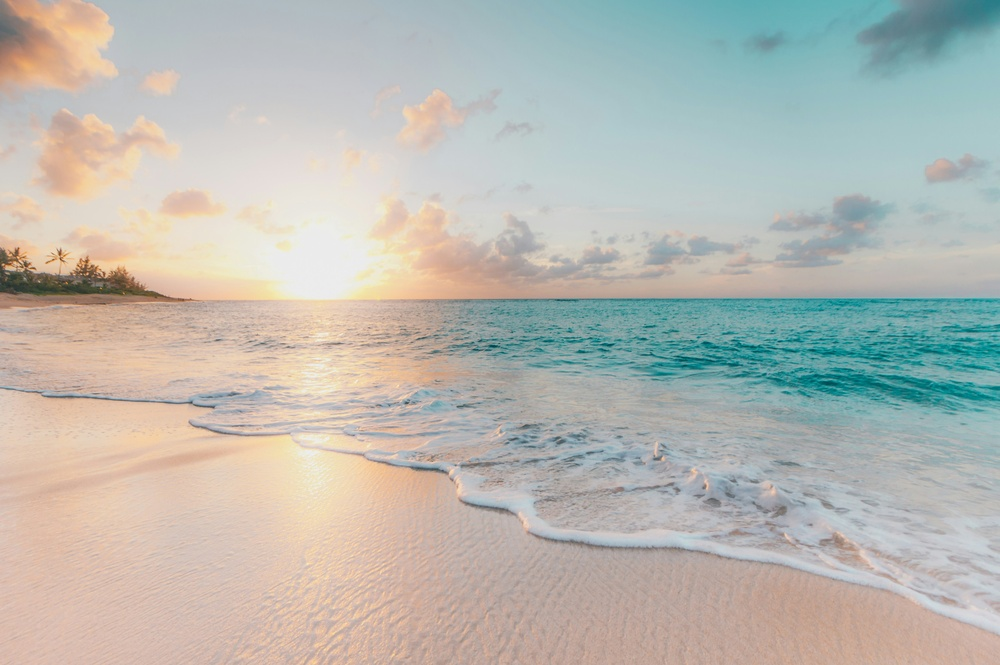
#> input picture dataset/sample.jpg, 1000 x 665 px, shrunk from 4621 x 3072 before the run
$ jupyter execute grayscale-to-binary.ipynb
#> lines starting #> are read from the running program, lines starting #| are printed output that depends on the picture; after the words box and inside, x2 and y2 are one past the last pixel; in counts of white or black regions, pixels touching at a corner belong together; long printed decimals are rounded
Greyscale to Binary

Case-1 : Use Mean Intensity as Threshold

[cell 1]
import cv2
import numpy as np
path = '../dataset/sample.jpg'
img = cv2.imread(path,cv2.IMREAD_GRAYSCALE) # read the image in grayscale
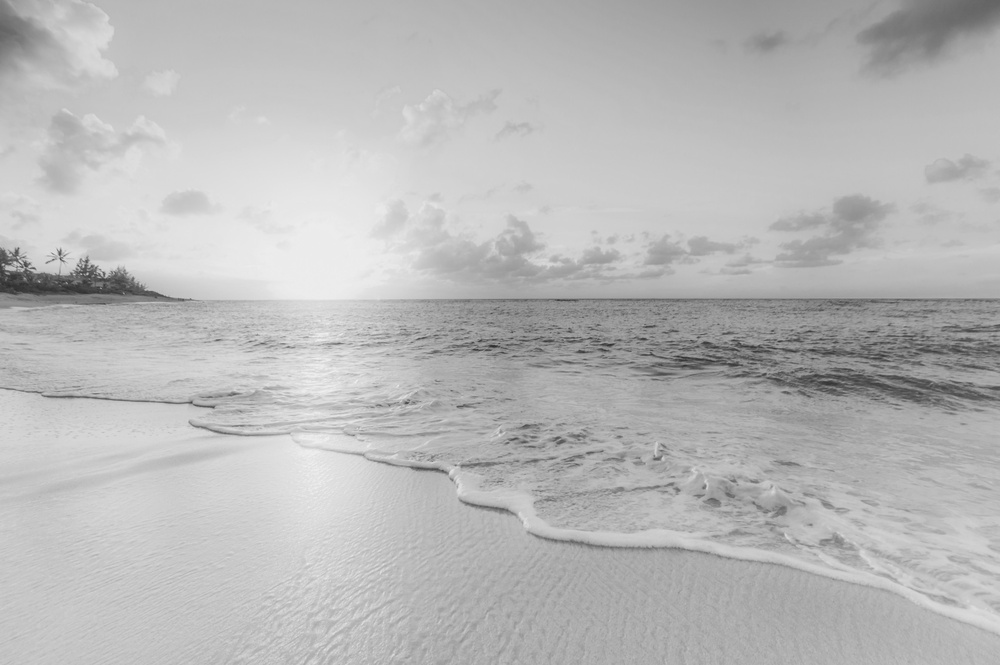
#> img: shape (665, 1000); min 43, max 241, mean 184.1
mean_value = np.mean(img)
#> mean_value = 184.1
throwaway, binary = cv2.threshold(img,mean_value,255,cv2.THRESH_BINARY)
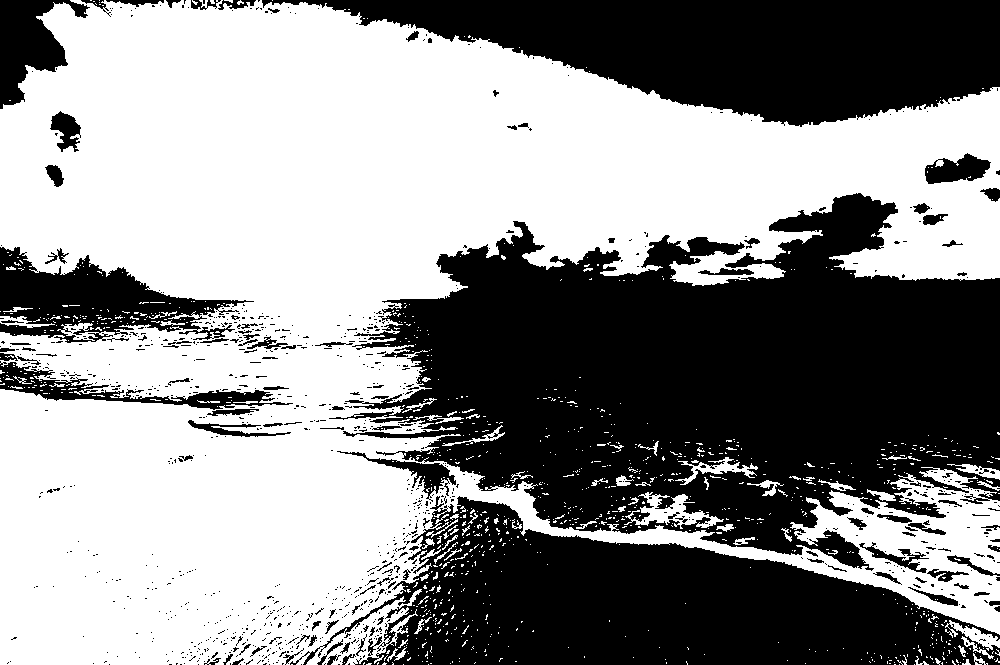
#> binary: shape (665, 1000); 55.7% white; 1009 black regions (889 under 20 px), largest, box (x1, y1, x2, y2) and area: (329, 193, 1000, 571) 145453, (290, 496, 1000, 665) 61777, (262, 0, 1000, 127) 53737
#> throwaway = 184
print("Mean Intensity as Threshold : ",mean_value)
#| Mean Intensity as Threshold :  184.124

# cv2.imshow('Binary Image',binary)
# cv2.imshow('Original Image',img)


cv2.imwrite('./binary_mean.jpg',binary)
cv2.imwrite('./original_mean.jpg',img)
#> Out = True

Case 2: User Input Threshold

[cell 2]
import cv2
import numpy as np
path = '../dataset/sample.jpg'
img = cv2.imread(path,cv2.IMREAD_GRAYSCALE) # read the image in grayscale
threshold = int(input("Enter the threshold value : "))
#> the answer given: 100
throwaway, binary = cv2.threshold(img,threshold,255,cv2.THRESH_BINARY)
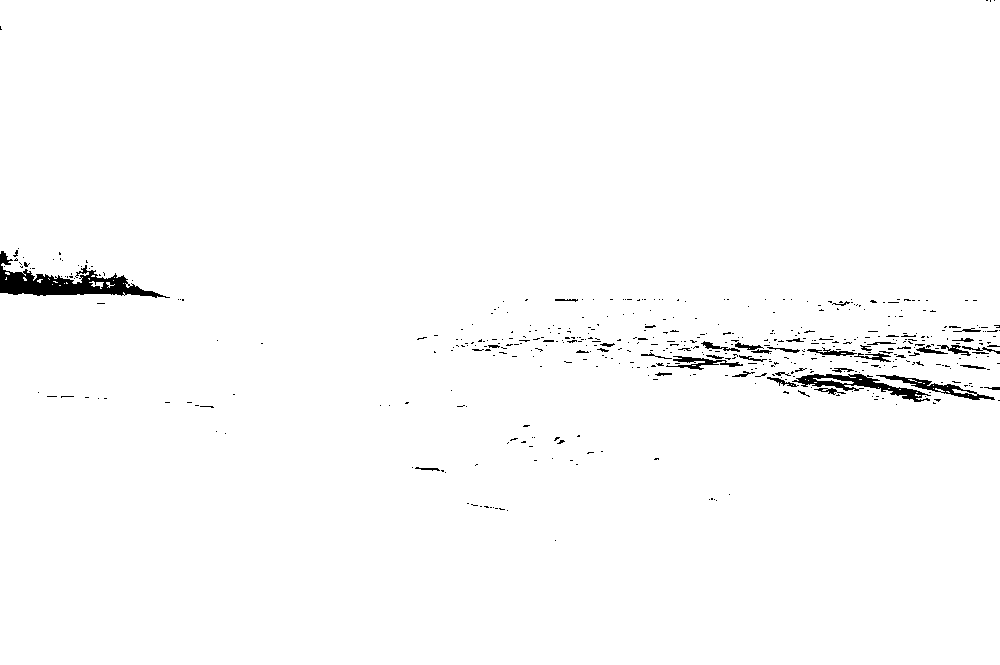
#> binary: shape (665, 1000); 98.7% white; 495 black regions (450 under 20 px), largest, box (x1, y1, x2, y2) and area: (0, 251, 170, 298) 2639, (792, 374, 931, 402) 1166, (876, 375, 995, 400) 635
#> throwaway = 100

cv2.imwrite('./binary_user.jpg',binary)
cv2.imwrite('./original_user.jpg',img)
#> Out = True

$ run again, with dataset/input-ref.png saved as dataset/sample.jpg
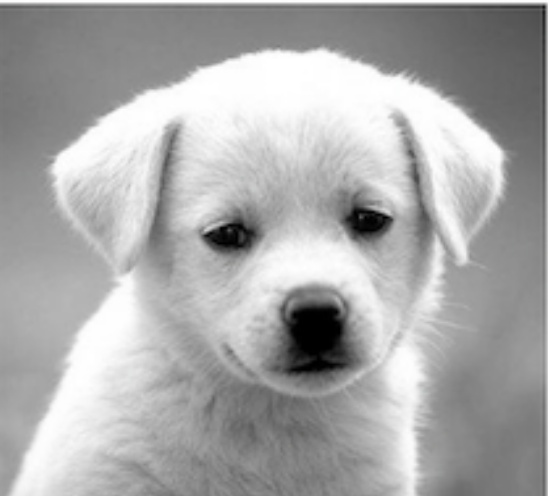
#> input picture dataset/input-ref.png, 548 x 496 px
#> mean_value = 169.8
#> `throwaway, binary = cv2.threshold(img,mean_value,255,cv2.THRESH_BINARY)`:
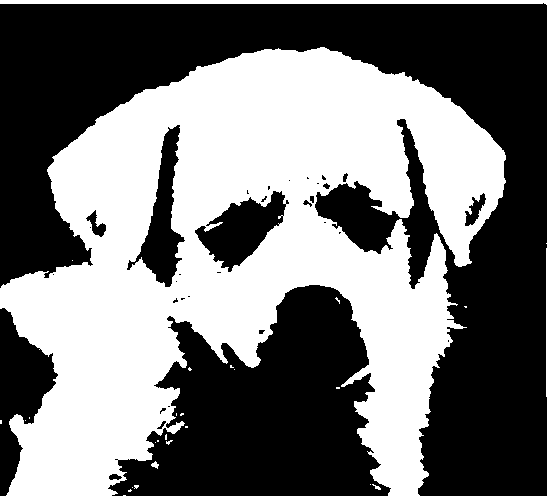
#> binary: shape (496, 548); 46.3% white; 26 white regions (22 under 20 px), largest, box (x1, y1, x2, y2) and area: (0, 47, 506, 496) 122811, (0, 0, 548, 496) 2834, (151, 461, 159, 469) 35, (372, 484, 381, 490) 23
#> `throwaway, binary = cv2.threshold(img,mean_value,255,cv2.THRESH_BINARY)`: throwaway = 169
#| Mean Intensity as Threshold :  169.780
#> `cv2.imwrite('./original_mean.jpg',img)`: Out = True
#> `throwaway, binary = cv2.threshold(img,threshold,255,cv2.THRESH_BINARY)`:
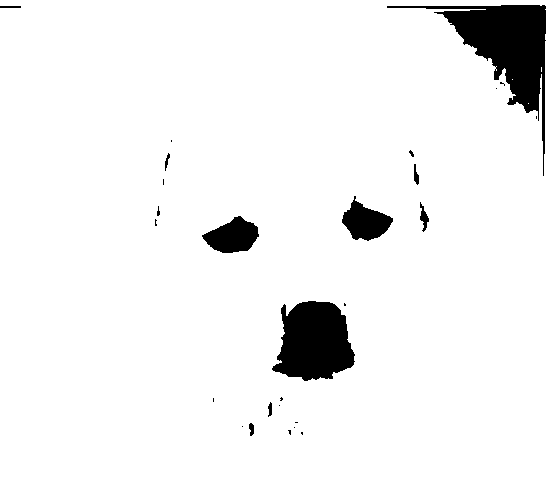
#> binary: shape (496, 548); 94.6% white; 27 black regions (17 under 20 px), largest, box (x1, y1, x2, y2) and area: (387, 5, 546, 176) 6754, (272, 301, 355, 381) 4861, (202, 216, 259, 253) 1348
#> `throwaway, binary = cv2.threshold(img,threshold,255,cv2.THRESH_BINARY)`: throwaway = 100
#> `cv2.imwrite('./original_user.jpg',img)`: Out = True
